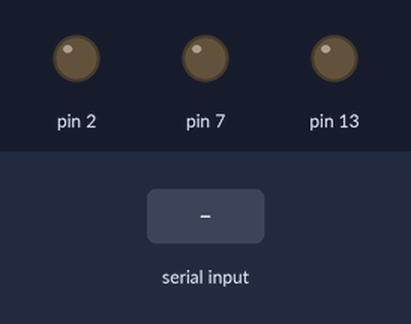
Simulated run of this sketch. Board: Arduino Uno, built with avr-gcc and run on an emulated ATmega328P. Parts: output pins drawn as LEDs (lit = HIGH). The test bench sets the inputs (shaded band).

Above: at 1.2 s.
1.3 s: "b" received over Serial
At 2.1 s:
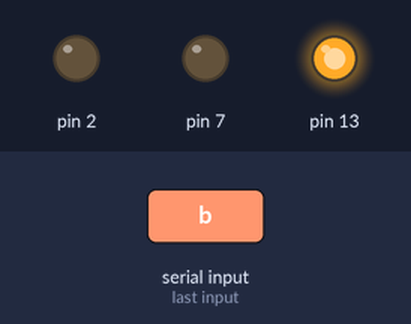
At 2.9 s:
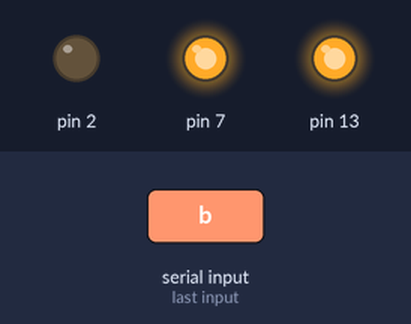
Timing chart, 0 to 7.8 s (numbered marks = the images above; inputs shaded):
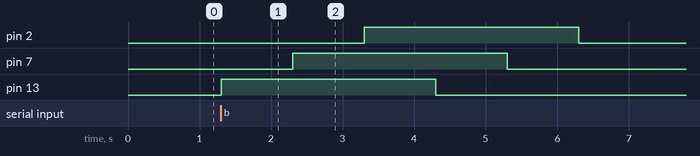

Measured:
- after the input at 1.3 s, pin 2: LOW → HIGH after 2.0 s, → LOW 3.0 s later; pin 7: LOW → HIGH after 1.0 s, → LOW 3.0 s later; pin 13: LOW → HIGH at once, → LOW 3.0 s later

The sketch:

sketch_oct18x.ino
```cpp
// this program is to use single key to turn on leds in sequence and then turn them off


void setup() {
  // put your setup code here, to run once:
pinMode(13,1);
pinMode(7,1);
pinMode(2,1);
Serial.begin(9600);
}
int count=0;
void loop() {
  // put your main code here, to run repeatedly:
  int x;
  x=Serial.read();
  if(x=='b')
  {
    count++;
  }
if(count==1)
  {

digitalWrite(13,1);
delay(1000);
digitalWrite(7,1);
delay(1000);
digitalWrite(2,1);
delay(1000);
digitalWrite(13,0);
delay(1000);
digitalWrite(7,0);
delay(1000);
digitalWrite(2,0);
count=0;// this means that after this step the program will search for
// count=0 and if it finds count=0 then it will run again otherwise it will stop
}
}
```
